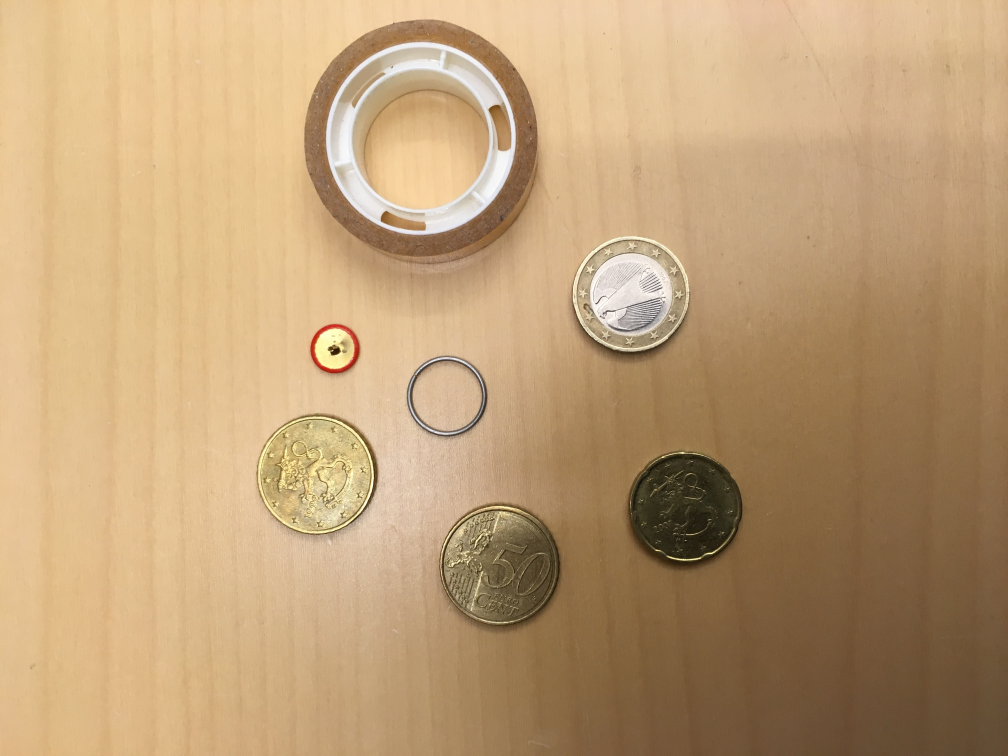
#> input picture coins/Coins.jpg, 4032 x 3024 px, found by its file name (shown at 1/4 size)
$ python coins.py
#> lines starting #> are read from the running program, lines starting #| are printed output that depends on the picture
import numpy as np
import matplotlib.pyplot as plt
import numpy as np
import matplotlib
import cv2


matplotlib.rcParams['font.size'] = 8
def plot_img_and_hist(image, axes, bins=256): #less bins=more simplistic, more bins= more detailed, gotta balance
    """Plot an image along with its histogram and cumulative histogram.
    """
    ax_img, ax_hist = axes

    # Display image
    ax_img.imshow(image, cmap='gray')
    ax_img.set_axis_off()

    # Display histogram
    ax_hist.hist(image.ravel(), bins=bins, histtype='step', color='black')
    ax_hist.ticklabel_format(axis='y', style='scientific', scilimits=(0, 0))
    ax_hist.set_xlabel('Pixel intensity')
    ax_hist.set_xlim(0, 255)
    ax_hist.set_yticks([])

    return ax_img, ax_hist


img = cv2.imread("Task6/Coins.jpg")
#> img is the input picture: shape (3024, 4032, 3); mean B, G, R 118.6, 158.5, 190.1
img_gray = cv2.cvtColor(img, cv2.COLOR_BGR2GRAY) #make a grayscale copy
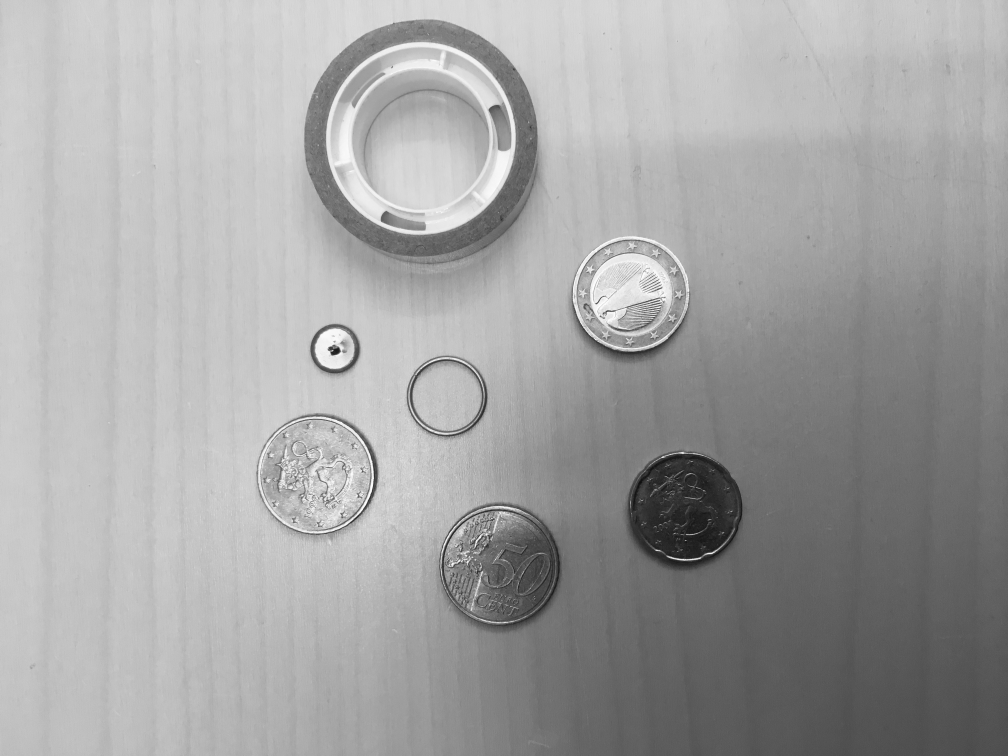
#> img_gray: shape (3024, 4032) (shown at 1/4 size); min 9, max 255, mean 163.4
img = cv2.cvtColor(img, cv2.COLOR_BGR2RGB) #change to RGB for displaying purposes
img_detected = img.copy() #detection results are drawn on this

# Apply Gaussian blur to reduce noise and improve edge detection
blurred = cv2.GaussianBlur(img_gray, (5, 5), 0)

# Use the HoughCircles method to detect circles in the image
circles = cv2.HoughCircles(blurred, cv2.HOUGH_GRADIENT, dp=1, minDist=20,
                            param1=184, param2=32, minRadius=210, maxRadius=240)
#> circles = 17 rows, first 8: [2523.5, 1175.5, 217.4], [1991.5, 2266.5, 228.4], [1262.5, 1895.5, 220.7], [2743.5, 2026.5, 215.2], [2009.5, 2277.5, 211.9], [2001.5, 2248.5, 239.4], [1266.5, 1916.5, 221.8], [1243.5, 1908.5, 239.4]

def mean_circles(circles, max_offset_x=37, max_offset_y=37, max_overlap_x=112, max_overlap_y=112): #finds mean location and size of circles
    circles_result = []
    circles = np.round(circles[0, :]).astype("int") #float->int
    circles = sorted(circles, key=lambda circle:circle[0])

    x_ref, y_ref = 0,0 #reference value
    cnt = 1
    cur_position = -1 #-1 to deal with out of range after first append
    for (x,y,r) in circles:
        if abs(x-x_ref) < max_offset_x and abs(y-y_ref) < max_offset_y:#if > max offset, then can presume circle is too offset
            x_res = x + circles_result[cur_position][0]
            y_res = y + circles_result[cur_position][1]
            r_res = r + circles_result[cur_position][2]
            cnt += 1
            circles_result[cur_position] = [x_res,y_res,r_res,cnt]
        elif abs(x-x_ref) < max_overlap_x and abs(y-y_ref) < max_overlap_y: #if > max offset and < max overlap, then can presume too much offset and overlap
            pass
        else:
            cnt = 1
            x_ref = x
            y_ref = y
            circles_result.append([x,y,r, cnt])
            cur_position += 1

    circles_result = [[x//c,y//c,r//c] for (x,y,r,c) in circles_result] #mean values for each circle
    return circles_result

def detect_coin_types(circles): #identifies coins, puts text on img, prints sum and count of each type of coin
    total_value = 0.00
    total_cnts = {"50_Cents_Cnt": 0,
                "1_Euro_Cnt": 0,
                "20_Cents_Cnt": 0
                }
    # Add text to each detected circle
    for i, (x, y, r) in enumerate(circles):
        #radii can have max diff of 2 units before being considered another coin
        if r >= 221:
            text = '50 Cents'
            total_value += 0.50
            total_cnts["50_Cents_Cnt"] += 1
        elif r >= 218 and r < 221:
            text = '1 Euro'
            total_value += 1
            total_cnts["1_Euro_Cnt"] += 1
        elif r >= 215 and r < 218:
            text = '20 Cents'
            total_value += 0.20
            total_cnts["20_Cents_Cnt"] += 1
        cv2.putText(img_detected, text, (x-280, y-350), cv2.FONT_HERSHEY_SIMPLEX, 5, (0, 40, 0), 12, cv2.LINE_AA)

    print(f"Total amount of money: {total_value:.2f} €")
    print(f"Total count of 50 Cent coins: {total_cnts['50_Cents_Cnt']}")
    print(f"Total count of 1 Euro coins: {total_cnts['1_Euro_Cnt']}")
    print(f"Total count of 20 Cent coins: {total_cnts['20_Cents_Cnt']}")

if circles is not None:
    circles_mean = mean_circles(circles)
#> in mean_circles, `circles = np.round(circles[0, :]).astype("int")`: circles = 17 rows, first 8: [2524, 1176, 217], [1992, 2266, 228], [1262, 1896, 221], [2744, 2026, 215], [2010, 2278, 212], [2002, 2248, 239], [1266, 1916, 222], [1244, 1908, 239]
#> in mean_circles, `circles = sorted(circles, key=lambda circle:circle[0])`: circles = 17 items, first 6: [1242, 1886, 214], [1244, 1908, 239], [1262, 1896, 221], [1266, 1916, 222], [1274, 1878, 211], [1284, 1898, 239]
#> the loop in mean_circles, `for (x,y,r) in circles:` made 17 passes
#> (x, y, r, x_res, y_res, r_res, cnt) on passes 2, 3, 4, 5, 8, 9, 10, 13, 14, 15, 16: (1244, 1908, 239, 2486, 3794, 453, 2), (1262, 1896, 221, 3748, 5690, 674, 3), (1266, 1916, 222, 5014, 7606, 896, 4), (1274, 1878, 211, 6288, 9484, 1107, 5), (1988, 2286, 215, 3960, 4540, 427, 2), (1992, 2266, 228, 5952, 6806, 655, 3), (2002, 2248, 239, 7954, 9054, 894, 4), (2508, 1190, 213, 5014, 2356, 425, 2), (2524, 1176, 217, 7538, 3532, 642, 3), (2534, 1194, 234, 10072, 4726, 876, 4), (2540, 1162, 214, 12612, 5888, 1090, 5)
#> (x, y, r, cnt, x_ref, y_ref) on passes 1, 7, 12, 17: (1242, 1886, 214, 1, 1242, 1886), (1972, 2254, 212, 1, 1972, 2254), (2506, 1166, 212, 1, 2506, 1166), (2744, 2026, 215, 1, 2744, 2026)
#> after the loop in mean_circles, `for (x,y,r) in circles:`: circles_result = [[6288, 9484, 1107, 5], [7954, 9054, 894, 4], [12612, 5888, 1090, 5], [2744, 2026, 215, 1]]; cur_position = 3
#> in mean_circles, `circles_result = [[x//c,y//c,r//c] for (x,y,r,c) in circles_result]`: circles_result = [[1257, 1896, 221], [1988, 2263, 223], [2522, 1177, 218], [2744, 2026, 215]]
#> circles_mean has the same summary as circles_result in mean_circles
    #Iterate through detected circles and draw them on the image
    for (x, y, r) in circles_mean:
        cv2.circle(img_detected, (x, y), r, (0,255,0), 25)
#> this loop made 4 passes
    detect_coin_types(circles_mean)
#> the loop in detect_coin_types, `for i, (x, y, r) in enumerate(circles):` made 4 passes
#> (x, y, r, text, total_value) on passes 1 to 4: (1257, 1896, 221, '50 Cents', 0.5), (1988, 2263, 223, '50 Cents', 1), (2522, 1177, 218, '1 Euro', 2), (2744, 2026, 215, '20 Cents', 2.2)
#> after the loop in detect_coin_types, `for i, (x, y, r) in enumerate(circles):`:
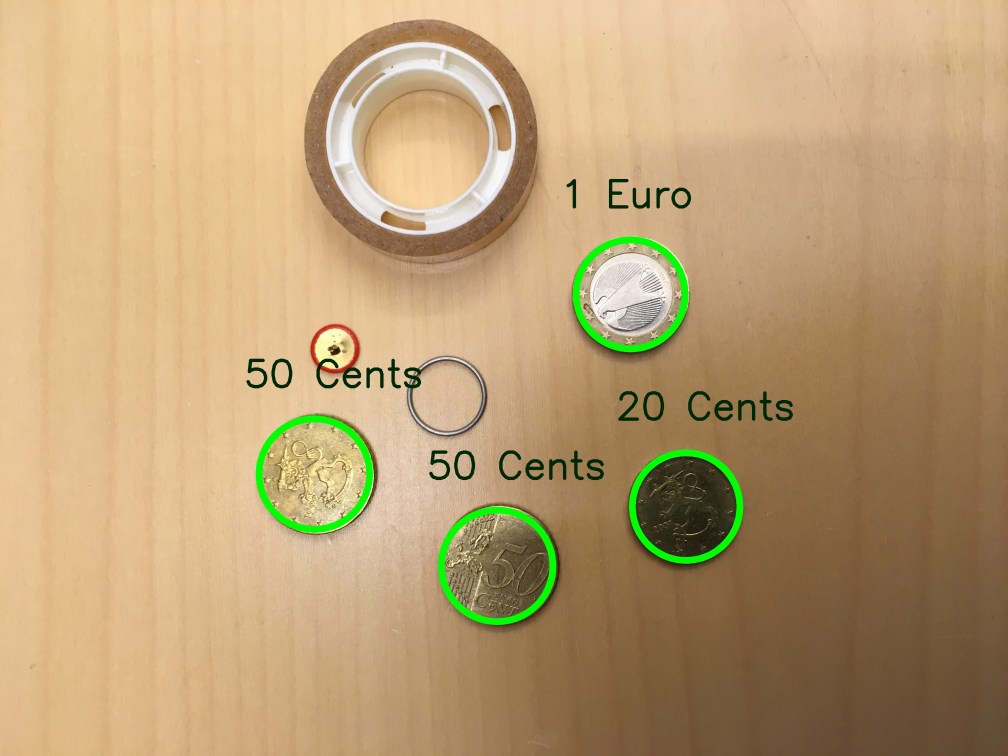
#> img_detected: shape (3024, 4032, 3) (shown at 1/4 size); mean R, G, B 187, 159.2, 116.6
#> after the loop in detect_coin_types, `for i, (x, y, r) in enumerate(circles):`: total_cnts = {'50_Cents_Cnt': 2, '1_Euro_Cnt': 1, '20_Cents_Cnt': 1}; total_value = 2.2
#| Total amount of money: 2.20 €
#| Total count of 50 Cent coins: 2
#| Total count of 1 Euro coins: 1
#| Total count of 20 Cent coins: 1

# Display results
def create_fig(plots):
    fig = plt.figure(figsize=(10, 5))
    axes = np.zeros((2, plots), dtype=object)
    axes[0, 0] = fig.add_subplot(2, plots, 1)
    for i in range(1, plots):
        axes[0, i] = fig.add_subplot(2, plots, 1+i, sharex=axes[0,0], sharey=axes[0,0])
    for i in range(0, plots):
        axes[1, i] = fig.add_subplot(2, plots, (plots+1)+i)
    return axes, fig
axes, fig = create_fig(2)

ax_img, ax_hist, = plot_img_and_hist(img, axes[:, 0])
ax_img.set_title('Original')

ax_img, ax_hist, = plot_img_and_hist(img_detected, axes[:, 1])
ax_img.set_title('Detected Coins')

fig.tight_layout()
plt.show()
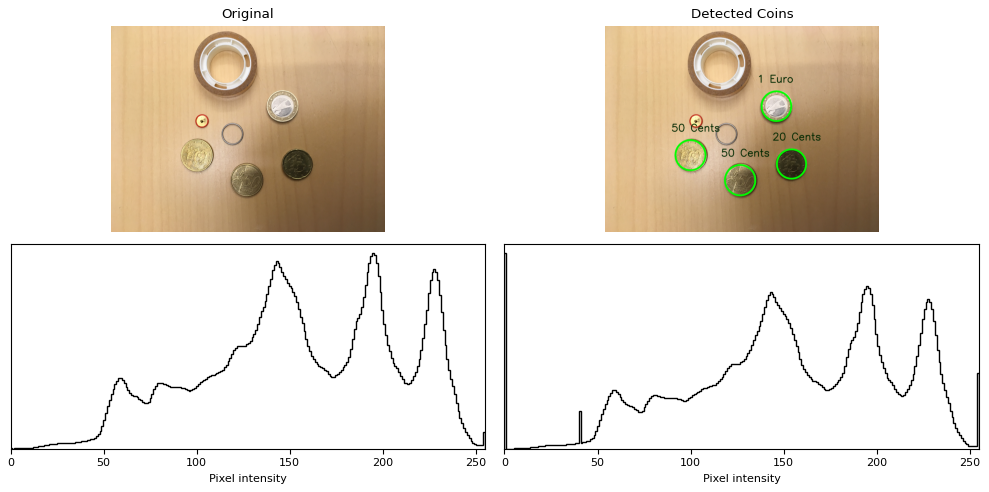
#> figure drawn by matplotlib, 4 panels
